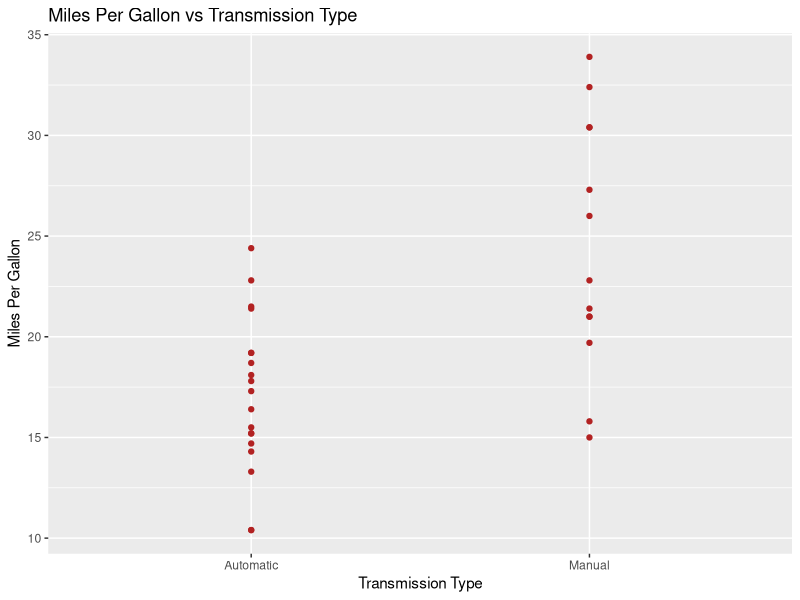
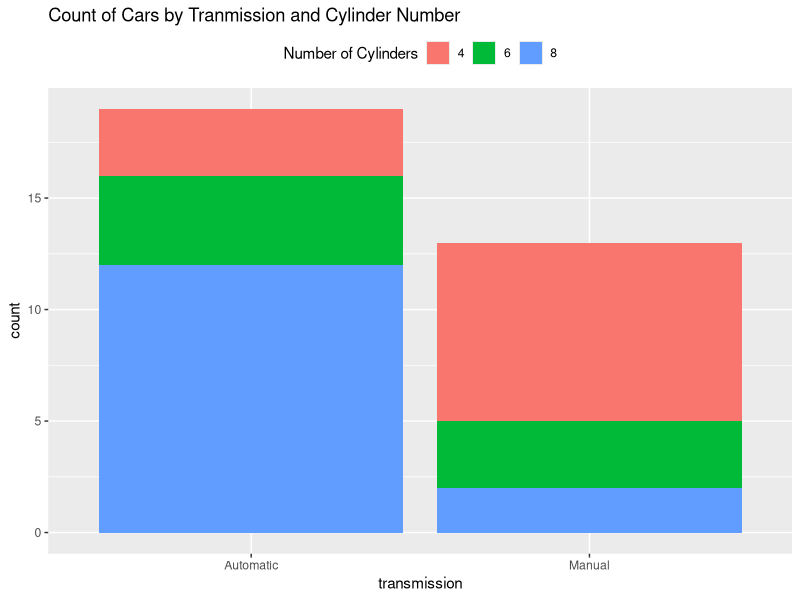
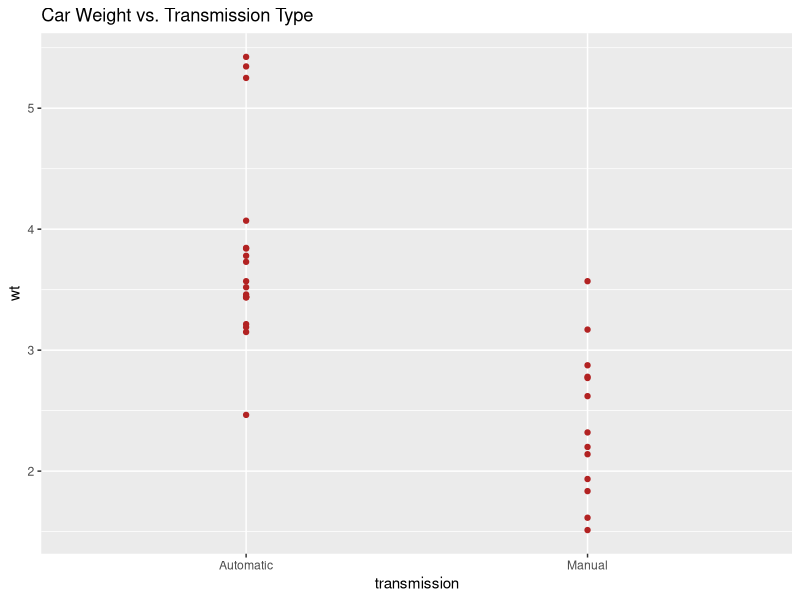
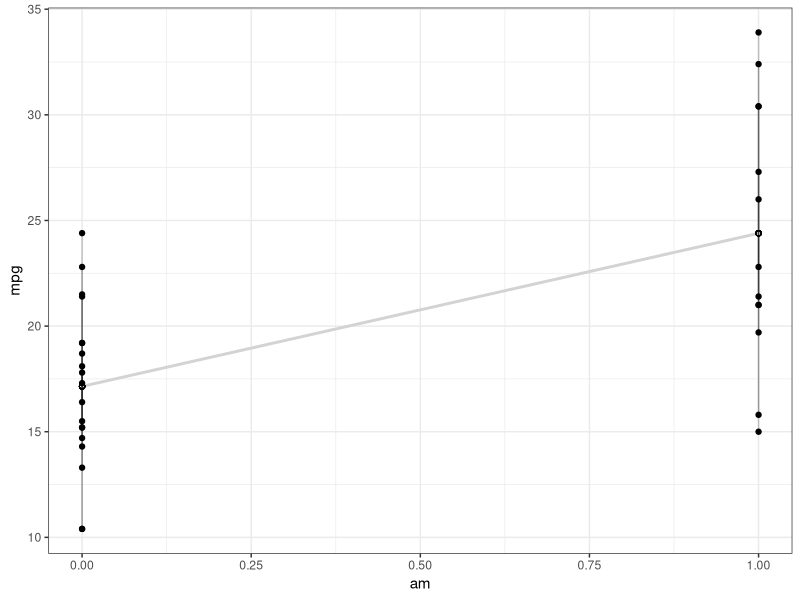
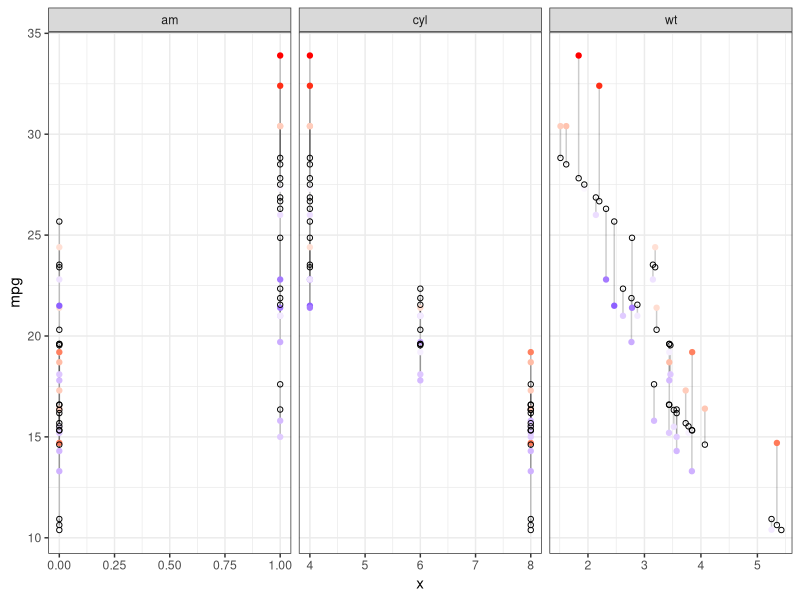

Write R code to recreate these figures, in order.
library(dplyr)
library(tidyr)
data(mtcars)
head(mtcars)
library(ggplot2)
mtcars<-mtcars %>%
  mutate(transmission = ifelse(am == 1,"Manual","Automatic"))
mtcars
g<-ggplot(mtcars,aes(transmission,mpg))+geom_point(color="firebrick")
g+ggtitle("Miles Per Gallon vs Transmission Type")+labs(x="Transmission Type",y="Miles Per Gallon")
g2<-ggplot(mtcars,aes(transmission))+geom_bar(aes(fill=factor(cyl)))
g2+ggtitle("Count of Cars by Tranmission and Cylinder Number")+
  theme(legend.position = "top")+
  guides(fill=guide_legend(title="Number of Cylinders"))
g3<-ggplot(mtcars,aes(transmission,wt))+geom_point(color="firebrick")
g3+ggtitle("Car Weight vs. Transmission Type")
model<-lm(mtcars$mpg~mtcars$am)
summary(model)
predicted<-predict(model)
ggplot(mtcars, aes(x = am, y = mpg)) +
  geom_smooth(method = "lm", se = FALSE, color = "lightgrey") +  
  geom_segment(aes(xend = am, yend = predicted), alpha = .2) +
  geom_point() +
  geom_point(aes(y = predicted), shape = 1) +
  theme_bw()  # Add theme for cleaner look
model2<-lm(mtcars$mpg~mtcars$am+mtcars$wt+mtcars$cyl)
summary(model2)
d <- mtcars %>% select(mpg, am, wt, cyl)
d$predicted2<-predict(model2)
d$residuals2<-resid(model2)
d %>% 
  gather(key = "iv", value = "x", -mpg, -predicted2, -residuals2) %>% 
  ggplot(aes(x = x, y = mpg)) +
  geom_segment(aes(xend = x, yend = predicted2), alpha = .2) +
  geom_point(aes(color = residuals2)) +
  scale_color_gradient2(low = "blue", mid = "white", high = "red") +
  guides(color = FALSE) +
  geom_point(aes(y = predicted2), shape = 1) +
  facet_grid(~ iv, scales = "free_x") +
  theme_bw()

